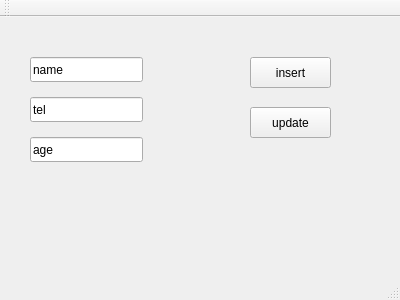
<?xml version="1.0" encoding="UTF-8"?>
<ui version="4.0">
 <class>MainWindow</class>
 <widget class="QMainWindow" name="MainWindow">
  <property name="geometry">
   <rect>
    <x>0</x>
    <y>0</y>
    <width>400</width>
    <height>300</height>
   </rect>
  </property>
  <property name="windowTitle">
   <string>MainWindow</string>
  </property>
  <widget class="QWidget" name="centralWidget">
   <widget class="QPushButton" name="pushButton">
    <property name="geometry">
     <rect>
      <x>250</x>
      <y>40</y>
      <width>81</width>
      <height>31</height>
     </rect>
    </property>
    <property name="text">
     <string>insert</string>
    </property>
   </widget>
   <widget class="QLineEdit" name="lineEdit">
    <property name="geometry">
     <rect>
      <x>30</x>
      <y>40</y>
      <width>113</width>
      <height>25</height>
     </rect>
    </property>
    <property name="text">
     <string>name</string>
    </property>
   </widget>
   <widget class="QLineEdit" name="lineEdit_2">
    <property name="geometry">
     <rect>
      <x>30</x>
      <y>80</y>
      <width>113</width>
      <height>25</height>
     </rect>
    </property>
    <property name="text">
     <string>tel</string>
    </property>
   </widget>
   <widget class="QLineEdit" name="lineEdit_3">
    <property name="geometry">
     <rect>
      <x>30</x>
      <y>120</y>
      <width>113</width>
      <height>25</height>
     </rect>
    </property>
    <property name="text">
     <string>age</string>
    </property>
   </widget>
   <widget class="QPushButton" name="pushButton_2">
    <property name="geometry">
     <rect>
      <x>250</x>
      <y>90</y>
      <width>81</width>
      <height>31</height>
     </rect>
    </property>
    <property name="text">
     <string>update</string>
    </property>
   </widget>
  </widget>
  <widget class="QMenuBar" name="menuBar">
   <property name="geometry">
    <rect>
     <x>0</x>
     <y>0</y>
     <width>400</width>
     <height>22</height>
    </rect>
   </property>
  </widget>
  <widget class="QToolBar" name="mainToolBar">
   <attribute name="toolBarArea">
    <enum>TopToolBarArea</enum>
   </attribute>
   <attribute name="toolBarBreak">
    <bool>false</bool>
   </attribute>
  </widget>
  <widget class="QStatusBar" name="statusBar"/>
 </widget>
 <layoutdefault spacing="6" margin="11"/>
 <resources/>
 <connections/>
</ui>
